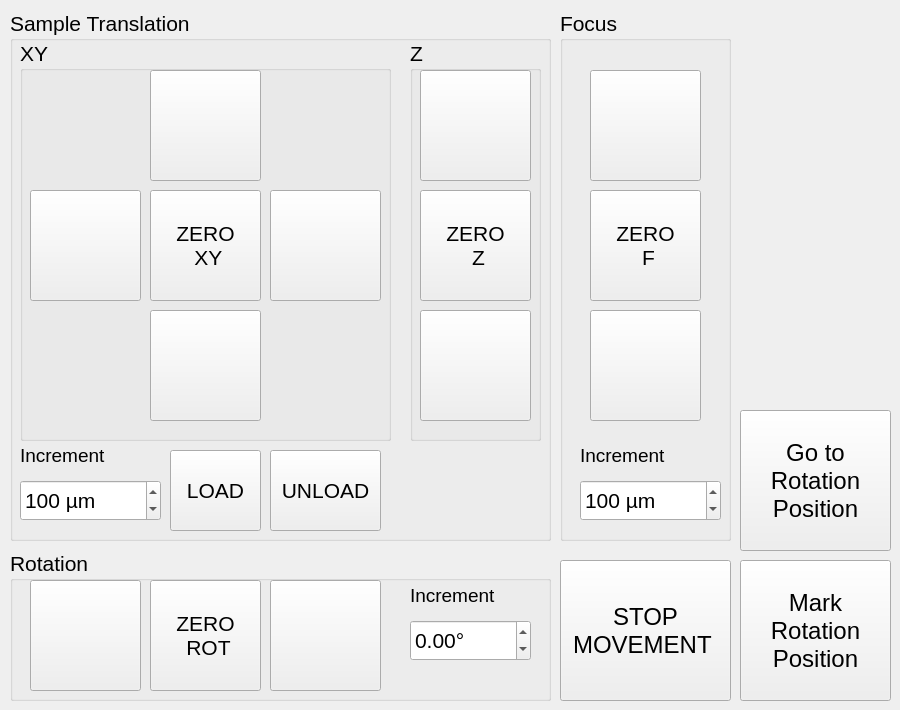
          <widget class="QWidget" name="MovementTabWidget">
           <attribute name="title">
            <string>Movement</string>
           </attribute>
           <widget class="QGroupBox" name="xyzGroupbox">
            <property name="enabled">
             <bool>true</bool>
            </property>
            <property name="geometry">
             <rect>
              <x>10</x>
              <y>10</y>
              <width>541</width>
              <height>531</height>
             </rect>
            </property>
            <property name="font">
             <font>
              <pointsize>16</pointsize>
             </font>
            </property>
            <property name="title">
             <string>Sample Translation</string>
            </property>
            <property name="flat">
             <bool>false</bool>
            </property>
            <widget class="QGroupBox" name="groupBox_4">
             <property name="enabled">
              <bool>true</bool>
             </property>
             <property name="geometry">
              <rect>
               <x>10</x>
               <y>30</y>
               <width>371</width>
               <height>401</height>
              </rect>
             </property>
             <property name="font">
              <font>
               <pointsize>16</pointsize>
              </font>
             </property>
             <property name="title">
              <string>XY</string>
             </property>
             <widget class="QPushButton" name="yPlusButton">
              <property name="enabled">
               <bool>true</bool>
              </property>
              <property name="geometry">
               <rect>
                <x>130</x>
                <y>30</y>
                <width>111</width>
                <height>111</height>
               </rect>
              </property>
              <property name="font">
               <font>
                <weight>50</weight>
                <italic>false</italic>
                <bold>false</bold>
               </font>
              </property>
              <property name="text">
               <string/>
              </property>
              <property name="icon">
               <iconset>
                <normaloff>up-blue.png</normaloff>up-blue.png</iconset>
              </property>
              <property name="iconSize">
               <size>
                <width>80</width>
                <height>80</height>
               </size>
              </property>
              <property name="checkable">
               <bool>false</bool>
              </property>
              <property name="autoRepeat">
               <bool>true</bool>
              </property>
             </widget>
             <widget class="QPushButton" name="xPlusButton">
              <property name="enabled">
               <bool>true</bool>
              </property>
              <property name="geometry">
               <rect>
                <x>250</x>
                <y>150</y>
                <width>111</width>
                <height>111</height>
               </rect>
              </property>
              <property name="font">
               <font>
                <weight>50</weight>
                <bold>false</bold>
               </font>
              </property>
              <property name="text">
               <string/>
              </property>
              <property name="icon">
               <iconset>
                <normaloff>right-blue.png</normaloff>right-blue.png</iconset>
              </property>
              <property name="iconSize">
               <size>
                <width>80</width>
                <height>80</height>
               </size>
              </property>
              <property name="autoRepeat">
               <bool>true</bool>
              </property>
             </widget>
             <widget class="QPushButton" name="xMinusButton">
              <property name="enabled">
               <bool>true</bool>
              </property>
              <property name="geometry">
               <rect>
                <x>10</x>
                <y>150</y>
                <width>111</width>
                <height>111</height>
               </rect>
              </property>
              <property name="font">
               <font>
                <weight>50</weight>
                <bold>false</bold>
               </font>
              </property>
              <property name="text">
               <string/>
              </property>
              <property name="icon">
               <iconset>
                <normaloff>left-blue.png</normaloff>left-blue.png</iconset>
              </property>
              <property name="iconSize">
               <size>
                <width>80</width>
                <height>80</height>
               </size>
              </property>
              <property name="autoRepeat">
               <bool>true</bool>
              </property>
             </widget>
             <widget class="QPushButton" name="yMinusButton">
              <property name="enabled">
               <bool>true</bool>
              </property>
              <property name="geometry">
               <rect>
                <x>130</x>
                <y>270</y>
                <width>111</width>
                <height>111</height>
               </rect>
              </property>
              <property name="font">
               <font>
                <weight>50</weight>
                <bold>false</bold>
               </font>
              </property>
              <property name="text">
               <string/>
              </property>
              <property name="icon">
               <iconset>
                <normaloff>down-blue.png</normaloff>down-blue.png</iconset>
              </property>
              <property name="iconSize">
               <size>
                <width>80</width>
                <height>80</height>
               </size>
              </property>
              <property name="autoRepeat">
               <bool>true</bool>
              </property>
             </widget>
             <widget class="QPushButton" name="xyZeroButton">
              <property name="enabled">
               <bool>true</bool>
              </property>
              <property name="geometry">
               <rect>
                <x>130</x>
                <y>150</y>
                <width>111</width>
                <height>111</height>
               </rect>
              </property>
              <property name="font">
               <font>
                <pointsize>16</pointsize>
                <weight>50</weight>
                <italic>false</italic>
                <bold>false</bold>
               </font>
              </property>
              <property name="text">
               <string>ZERO
 XY</string>
              </property>
              <property name="checkable">
               <bool>true</bool>
              </property>
             </widget>
            </widget>
            <widget class="QGroupBox" name="groupBox_6">
             <property name="enabled">
              <bool>true</bool>
             </property>
             <property name="geometry">
              <rect>
               <x>400</x>
               <y>30</y>
               <width>131</width>
               <height>401</height>
              </rect>
             </property>
             <property name="font">
              <font>
               <pointsize>16</pointsize>
              </font>
             </property>
             <property name="title">
              <string>Z</string>
             </property>
             <widget class="QPushButton" name="zPlusButton">
              <property name="enabled">
               <bool>true</bool>
              </property>
              <property name="geometry">
               <rect>
                <x>10</x>
                <y>30</y>
                <width>111</width>
                <height>111</height>
               </rect>
              </property>
              <property name="font">
               <font>
                <weight>50</weight>
                <italic>false</italic>
                <bold>false</bold>
               </font>
              </property>
              <property name="text">
               <string/>
              </property>
              <property name="icon">
               <iconset>
                <normaloff>up-blue.png</normaloff>up-blue.png</iconset>
              </property>
              <property name="iconSize">
               <size>
                <width>80</width>
                <height>80</height>
               </size>
              </property>
              <property name="autoRepeat">
               <bool>true</bool>
              </property>
             </widget>
             <widget class="QPushButton" name="zMinusButton">
              <property name="enabled">
               <bool>true</bool>
              </property>
              <property name="geometry">
               <rect>
                <x>10</x>
                <y>270</y>
                <width>111</width>
                <height>111</height>
               </rect>
              </property>
              <property name="font">
               <font>
                <weight>50</weight>
                <italic>false</italic>
                <bold>false</bold>
               </font>
              </property>
              <property name="text">
               <string/>
              </property>
              <property name="icon">
               <iconset>
                <normaloff>down-blue.png</normaloff>down-blue.png</iconset>
              </property>
              <property name="iconSize">
               <size>
                <width>80</width>
                <height>80</height>
               </size>
              </property>
              <property name="autoRepeat">
               <bool>true</bool>
              </property>
             </widget>
             <widget class="QPushButton" name="zZeroButton">
              <property name="enabled">
               <bool>true</bool>
              </property>
              <property name="geometry">
               <rect>
                <x>10</x>
                <y>150</y>
                <width>111</width>
                <height>111</height>
               </rect>
              </property>
              <property name="font">
               <font>
                <pointsize>16</pointsize>
                <weight>50</weight>
                <italic>false</italic>
                <bold>false</bold>
               </font>
              </property>
              <property name="text">
               <string>ZERO
 Z</string>
              </property>
              <property name="checkable">
               <bool>true</bool>
              </property>
             </widget>
            </widget>
            <widget class="QPushButton" name="xyzLoadButton">
             <property name="enabled">
              <bool>true</bool>
             </property>
             <property name="geometry">
              <rect>
               <x>160</x>
               <y>440</y>
               <width>91</width>
               <height>81</height>
              </rect>
             </property>
             <property name="font">
              <font>
               <pointsize>16</pointsize>
               <weight>50</weight>
               <bold>false</bold>
              </font>
             </property>
             <property name="text">
              <string>LOAD</string>
             </property>
            </widget>
            <widget class="QLabel" name="label_13">
             <property name="enabled">
              <bool>true</bool>
             </property>
             <property name="geometry">
              <rect>
               <x>10</x>
               <y>430</y>
               <width>141</width>
               <height>31</height>
              </rect>
             </property>
             <property name="font">
              <font>
               <pointsize>14</pointsize>
              </font>
             </property>
             <property name="text">
              <string>Increment</string>
             </property>
            </widget>
            <widget class="QSpinBox" name="xyzIncrementSpinbox">
             <property name="enabled">
              <bool>true</bool>
             </property>
             <property name="geometry">
              <rect>
               <x>10</x>
               <y>470</y>
               <width>141</width>
               <height>41</height>
              </rect>
             </property>
             <property name="font">
              <font>
               <pointsize>16</pointsize>
              </font>
             </property>
             <property name="suffix">
              <string> µm </string>
             </property>
             <property name="maximum">
              <number>500</number>
             </property>
             <property name="value">
              <number>100</number>
             </property>
            </widget>
            <widget class="QPushButton" name="xyzUnloadButton">
             <property name="enabled">
              <bool>true</bool>
             </property>
             <property name="geometry">
              <rect>
               <x>260</x>
               <y>440</y>
               <width>111</width>
               <height>81</height>
              </rect>
             </property>
             <property name="font">
              <font>
               <pointsize>16</pointsize>
               <weight>50</weight>
               <bold>false</bold>
              </font>
             </property>
             <property name="text">
              <string>UNLOAD</string>
             </property>
            </widget>
           </widget>
           <widget class="QGroupBox" name="focusGroupbox">
            <property name="enabled">
             <bool>true</bool>
            </property>
            <property name="geometry">
             <rect>
              <x>560</x>
              <y>10</y>
              <width>171</width>
              <height>531</height>
             </rect>
            </property>
            <property name="font">
             <font>
              <pointsize>16</pointsize>
             </font>
            </property>
            <property name="title">
             <string>Focus</string>
            </property>
            <widget class="QPushButton" name="focusPlusButton">
             <property name="enabled">
              <bool>true</bool>
             </property>
             <property name="geometry">
              <rect>
               <x>30</x>
               <y>60</y>
               <width>111</width>
               <height>111</height>
              </rect>
             </property>
             <property name="font">
              <font>
               <weight>50</weight>
               <italic>false</italic>
               <bold>false</bold>
              </font>
             </property>
             <property name="text">
              <string/>
             </property>
             <property name="icon">
              <iconset>
               <normaloff>up-green.png</normaloff>up-green.png</iconset>
             </property>
             <property name="iconSize">
              <size>
               <width>80</width>
               <height>80</height>
              </size>
             </property>
             <property name="autoRepeat">
              <bool>true</bool>
             </property>
            </widget>
            <widget class="QPushButton" name="focusZeroButton">
             <property name="enabled">
              <bool>true</bool>
             </property>
             <property name="geometry">
              <rect>
               <x>30</x>
               <y>180</y>
               <width>111</width>
               <height>111</height>
              </rect>
             </property>
             <property name="font">
              <font>
               <pointsize>16</pointsize>
               <weight>50</weight>
               <italic>false</italic>
               <bold>false</bold>
              </font>
             </property>
             <property name="text">
              <string>ZERO
 F</string>
             </property>
             <property name="checkable">
              <bool>true</bool>
             </property>
            </widget>
            <widget class="QPushButton" name="focusMinusButton">
             <property name="enabled">
              <bool>true</bool>
             </property>
             <property name="geometry">
              <rect>
               <x>30</x>
               <y>300</y>
               <width>111</width>
               <height>111</height>
              </rect>
             </property>
             <property name="font">
              <font>
               <weight>50</weight>
               <italic>false</italic>
               <bold>false</bold>
              </font>
             </property>
             <property name="text">
              <string/>
             </property>
             <property name="icon">
              <iconset>
               <normaloff>down-green.png</normaloff>down-green.png</iconset>
             </property>
             <property name="iconSize">
              <size>
               <width>80</width>
               <height>80</height>
              </size>
             </property>
             <property name="autoRepeat">
              <bool>true</bool>
             </property>
            </widget>
            <widget class="QSpinBox" name="focusIncrementSpinbox">
             <property name="enabled">
              <bool>true</bool>
             </property>
             <property name="geometry">
              <rect>
               <x>20</x>
               <y>470</y>
               <width>141</width>
               <height>41</height>
              </rect>
             </property>
             <property name="font">
              <font>
               <pointsize>16</pointsize>
              </font>
             </property>
             <property name="suffix">
              <string> µm</string>
             </property>
             <property name="maximum">
              <number>1000</number>
             </property>
             <property name="value">
              <number>100</number>
             </property>
            </widget>
            <widget class="QLabel" name="label_14">
             <property name="enabled">
              <bool>true</bool>
             </property>
             <property name="geometry">
              <rect>
               <x>20</x>
               <y>430</y>
               <width>141</width>
               <height>31</height>
              </rect>
             </property>
             <property name="font">
              <font>
               <pointsize>14</pointsize>
              </font>
             </property>
             <property name="text">
              <string>Increment</string>
             </property>
            </widget>
           </widget>
           <widget class="QGroupBox" name="rotGroupbox">
            <property name="enabled">
             <bool>true</bool>
            </property>
            <property name="geometry">
             <rect>
              <x>10</x>
              <y>550</y>
              <width>541</width>
              <height>151</height>
             </rect>
            </property>
            <property name="font">
             <font>
              <pointsize>16</pointsize>
             </font>
            </property>
            <property name="title">
             <string>Rotation</string>
            </property>
            <widget class="QPushButton" name="rotMinusButton">
             <property name="enabled">
              <bool>true</bool>
             </property>
             <property name="geometry">
              <rect>
               <x>20</x>
               <y>30</y>
               <width>111</width>
               <height>111</height>
              </rect>
             </property>
             <property name="font">
              <font>
               <weight>50</weight>
               <italic>false</italic>
               <bold>false</bold>
              </font>
             </property>
             <property name="text">
              <string/>
             </property>
             <property name="icon">
              <iconset>
               <normaloff>left-red.png</normaloff>left-red.png</iconset>
             </property>
             <property name="iconSize">
              <size>
               <width>80</width>
               <height>80</height>
              </size>
             </property>
             <property name="autoRepeat">
              <bool>true</bool>
             </property>
            </widget>
            <widget class="QPushButton" name="rotPlusButton">
             <property name="enabled">
              <bool>true</bool>
             </property>
             <property name="geometry">
              <rect>
               <x>260</x>
               <y>30</y>
               <width>111</width>
               <height>111</height>
              </rect>
             </property>
             <property name="font">
              <font>
               <weight>50</weight>
               <italic>false</italic>
               <bold>false</bold>
              </font>
             </property>
             <property name="text">
              <string/>
             </property>
             <property name="icon">
              <iconset>
               <normaloff>right-red.png</normaloff>right-red.png</iconset>
             </property>
             <property name="iconSize">
              <size>
               <width>80</width>
               <height>80</height>
              </size>
             </property>
             <property name="autoRepeat">
              <bool>true</bool>
             </property>
            </widget>
            <widget class="QLabel" name="label_18">
             <property name="enabled">
              <bool>true</bool>
             </property>
             <property name="geometry">
              <rect>
               <x>400</x>
               <y>30</y>
               <width>141</width>
               <height>31</height>
              </rect>
             </property>
             <property name="font">
              <font>
               <pointsize>14</pointsize>
              </font>
             </property>
             <property name="text">
              <string>Increment</string>
             </property>
            </widget>
            <widget class="QDoubleSpinBox" name="rotIncrementSpinbox">
             <property name="enabled">
              <bool>true</bool>
             </property>
             <property name="geometry">
              <rect>
               <x>400</x>
               <y>70</y>
               <width>121</width>
               <height>41</height>
              </rect>
             </property>
             <property name="font">
              <font>
               <pointsize>16</pointsize>
              </font>
             </property>
             <property name="suffix">
              <string>°</string>
             </property>
             <property name="minimum">
              <double>-181.000000000000000</double>
             </property>
             <property name="maximum">
              <double>181.000000000000000</double>
             </property>
             <property name="singleStep">
              <double>0.010000000000000</double>
             </property>
            </widget>
            <widget class="QPushButton" name="rotZeroButton">
             <property name="enabled">
              <bool>true</bool>
             </property>
             <property name="geometry">
              <rect>
               <x>140</x>
               <y>30</y>
               <width>111</width>
               <height>111</height>
              </rect>
             </property>
             <property name="font">
              <font>
               <pointsize>16</pointsize>
               <weight>50</weight>
               <italic>false</italic>
               <bold>false</bold>
              </font>
             </property>
             <property name="text">
              <string>ZERO 
 ROT</string>
             </property>
             <property name="checkable">
              <bool>true</bool>
             </property>
            </widget>
           </widget>
           <widget class="QPushButton" name="xyzrotStopButton">
            <property name="enabled">
             <bool>true</bool>
            </property>
            <property name="geometry">
             <rect>
              <x>560</x>
              <y>560</y>
              <width>171</width>
              <height>141</height>
             </rect>
            </property>
            <property name="font">
             <font>
              <pointsize>18</pointsize>
              <weight>50</weight>
              <bold>false</bold>
             </font>
            </property>
            <property name="text">
             <string>STOP
MOVEMENT </string>
            </property>
           </widget>
           <widget class="QPushButton" name="markRotationPositionButton">
            <property name="enabled">
             <bool>true</bool>
            </property>
            <property name="geometry">
             <rect>
              <x>740</x>
              <y>560</y>
              <width>151</width>
              <height>141</height>
             </rect>
            </property>
            <property name="font">
             <font>
              <pointsize>18</pointsize>
              <weight>50</weight>
              <bold>false</bold>
             </font>
            </property>
            <property name="text">
             <string>Mark
Rotation
Position</string>
            </property>
            <property name="checkable">
             <bool>false</bool>
            </property>
            <property name="checked">
             <bool>false</bool>
            </property>
           </widget>
           <widget class="QPushButton" name="goToRotationPositionButton">
            <property name="enabled">
             <bool>true</bool>
            </property>
            <property name="geometry">
             <rect>
              <x>740</x>
              <y>410</y>
              <width>151</width>
              <height>141</height>
             </rect>
            </property>
            <property name="font">
             <font>
              <pointsize>18</pointsize>
              <weight>50</weight>
              <bold>false</bold>
             </font>
            </property>
            <property name="text">
             <string>Go to
Rotation
Position</string>
            </property>
            <property name="checkable">
             <bool>false</bool>
            </property>
            <property name="checked">
             <bool>false</bool>
            </property>
           </widget>
          </widget>
